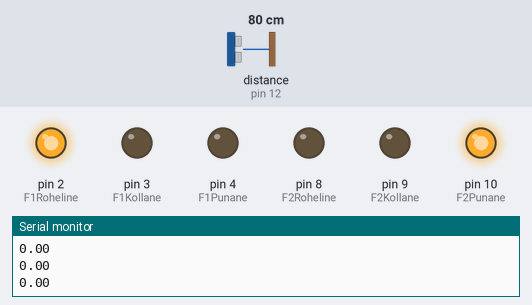
This sketch was run on a simulated Arduino Uno, built with avr-gcc and run on an emulated ATmega328P. Parts: output pins drawn as LEDs (lit = HIGH), the last lines printed to the serial monitor. Wiring (inferred from the names in the program): ultrasonic range finder: trigger pin 11; echo pin 12. The test bench sets the inputs (shaded band); at power-on: distance to the obstacle (sensor on pin 12) 80 cm. The echo pulse lasts 58.3 µs per cm; pins used as bus, display or sensor lines are not drawn.

Above: at 1.2 s.
1.3 s: distance to the obstacle (sensor on pin 12) set to 12 cm
2.8 s: distance to the obstacle (sensor on pin 12) set to 9 cm
At 3.2 s:
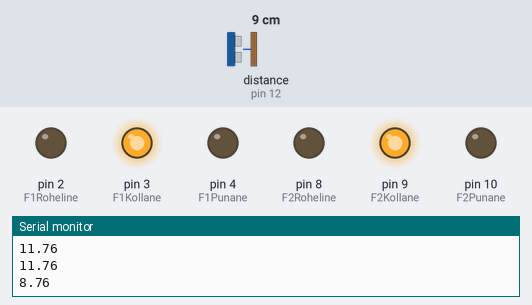
At 5.1 s:
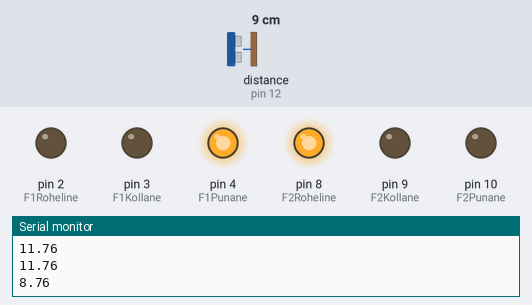
Timing chart, 0 to 15.3 s (numbered marks = the images above; inputs shaded):
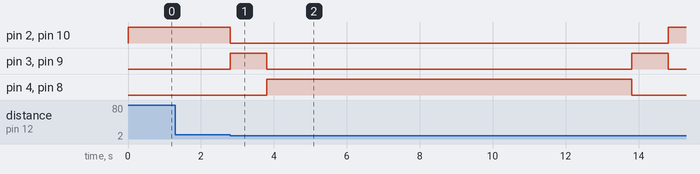

The sketch:

TrafficLight.ino
```cpp
// Define ultrasonic sensor pins
#define SONIC_ECHO_PIN 12 // Echo pin for the ultrasonic sensor
#define SONIC_TRIG_PIN 11 // Trigger pin for the ultrasonic sensor

// Variables for measurement timing
float measureTime = 0; // Time for the next measurement
#define MEASUREINTERVAL 72000 // Interval between measurements (in milliseconds)
float distance = 0; // Calculated distance (in centimeters)

// Traffic light 1 LED pins
const int F1Punane = 4;
const int F1Kollane = 3;
const int F1Roheline = 2;

// Traffic light 2 LED pins
const int F2Punane = 10;
const int F2Kollane = 9;
const int F2Roheline = 8;

void setup() {
  pinMode(SONIC_TRIG_PIN, OUTPUT); // Set ultrasonic trigger pin as output
  pinMode(SONIC_ECHO_PIN, INPUT); // Set ultrasonic echo pin as input

  // Set traffic light 1 pins as output
  pinMode(F1Punane, OUTPUT);
  pinMode(F1Kollane, OUTPUT);
  pinMode(F1Roheline, OUTPUT);

  // Set traffic light 2 pins as output
  pinMode(F2Punane, OUTPUT);
  pinMode(F2Kollane, OUTPUT);
  pinMode(F2Roheline, OUTPUT);

  // Initial state: Traffic light 1 red, Traffic light 2 red
  digitalWrite(F1Punane, HIGH);
  digitalWrite(F2Punane, HIGH);

  Serial.begin(9600); // Initialize serial communication for debugging
}

void loop() {
  distance = GetDistInCm(); // Measure distance using the ultrasonic sensor
  Serial.println(distance); // Print the measured distance to the serial monitor

  // Check if it's time for the next measurement
  if (millis() >= measureTime) {
    if (distance < 10.0 && distance > 1.0) {
      SecFoor();
      measureTime += MEASUREINTERVAL; // Update the measurement interval
    } else {
      NormaalSeisund();
    }
  }
}

/**
 * Description:    Activates the secondary traffic light mode.
 *                 Simulates a transition from red to green for the secondary traffic light.
 * Parameters:     -
 * Return:         -
 */
void SecFoor() {
  // Transition state: yellow light on for both traffic lights
  digitalWrite(F1Punane, LOW);
  digitalWrite(F1Kollane, HIGH);
  digitalWrite(F1Roheline, LOW);

  digitalWrite(F2Punane, LOW);
  digitalWrite(F2Kollane, HIGH);
  digitalWrite(F2Roheline, LOW);

  delay(1000); // Wait for 1 second

  // Traffic light 1: red, Traffic light 2: green
  digitalWrite(F1Punane, HIGH);
  digitalWrite(F1Kollane, LOW);
  digitalWrite(F1Roheline, LOW);

  digitalWrite(F2Punane, LOW);
  digitalWrite(F2Kollane, LOW);
  digitalWrite(F2Roheline, HIGH);

  delay(10000); // Wait for 10 seconds

  // Transition state: yellow light on for both traffic lights
  digitalWrite(F1Punane, LOW);
  digitalWrite(F1Kollane, HIGH);
  digitalWrite(F1Roheline, LOW);

  digitalWrite(F2Punane, LOW);
  digitalWrite(F2Kollane, HIGH);
  digitalWrite(F2Roheline, LOW);

  delay(1000); // Wait for 1 second

  NormaalSeisund(); // Return to the normal state
}

/**
 * Description:    Resets traffic lights to their default state.
 *                 Traffic light 1: green, Traffic light 2: red.
 * Parameters:     -
 * Return:         -
 */
void NormaalSeisund() {
  digitalWrite(F1Punane, LOW);
  digitalWrite(F1Kollane, LOW);
  digitalWrite(F1Roheline, HIGH);

  digitalWrite(F2Punane, HIGH);
  digitalWrite(F2Kollane, LOW);
  digitalWrite(F2Roheline, LOW);
}

/**
 * Description:    Measures the distance using the ultrasonic sensor and returns the result in centimeters.
 * Parameters:     -
 * Return:         Distance in centimeters (float).
 */
float GetDistInCm() {
  digitalWrite(SONIC_TRIG_PIN, HIGH); // Send ultrasonic pulse
  delayMicroseconds(10); // Duration of the pulse
  digitalWrite(SONIC_TRIG_PIN, LOW);

  uint16_t echoTime = pulseIn(SONIC_ECHO_PIN, HIGH, 2400); // Measure echo time
  return echoTime / 58.0; // Convert echo time to distance in centimeters
}
```

Measured:
- the behaviour switches between 11 and 10 cm on distance to the obstacle (sensor on pin 12) (found by bisection; images 0 and 1)
- after the input at 2.8 s, pin 2 (F1Roheline), pin 10 (F2Punane): HIGH → LOW at once, → HIGH 12.0 s later; pin 3 (F1Kollane), pin 9 (F2Kollane): alternates HIGH for 1.0 s and LOW for 10.0 s, starting at once; pin 4 (F1Punane), pin 8 (F2Roheline): LOW → HIGH after 1.0 s, → LOW 10.0 s later
